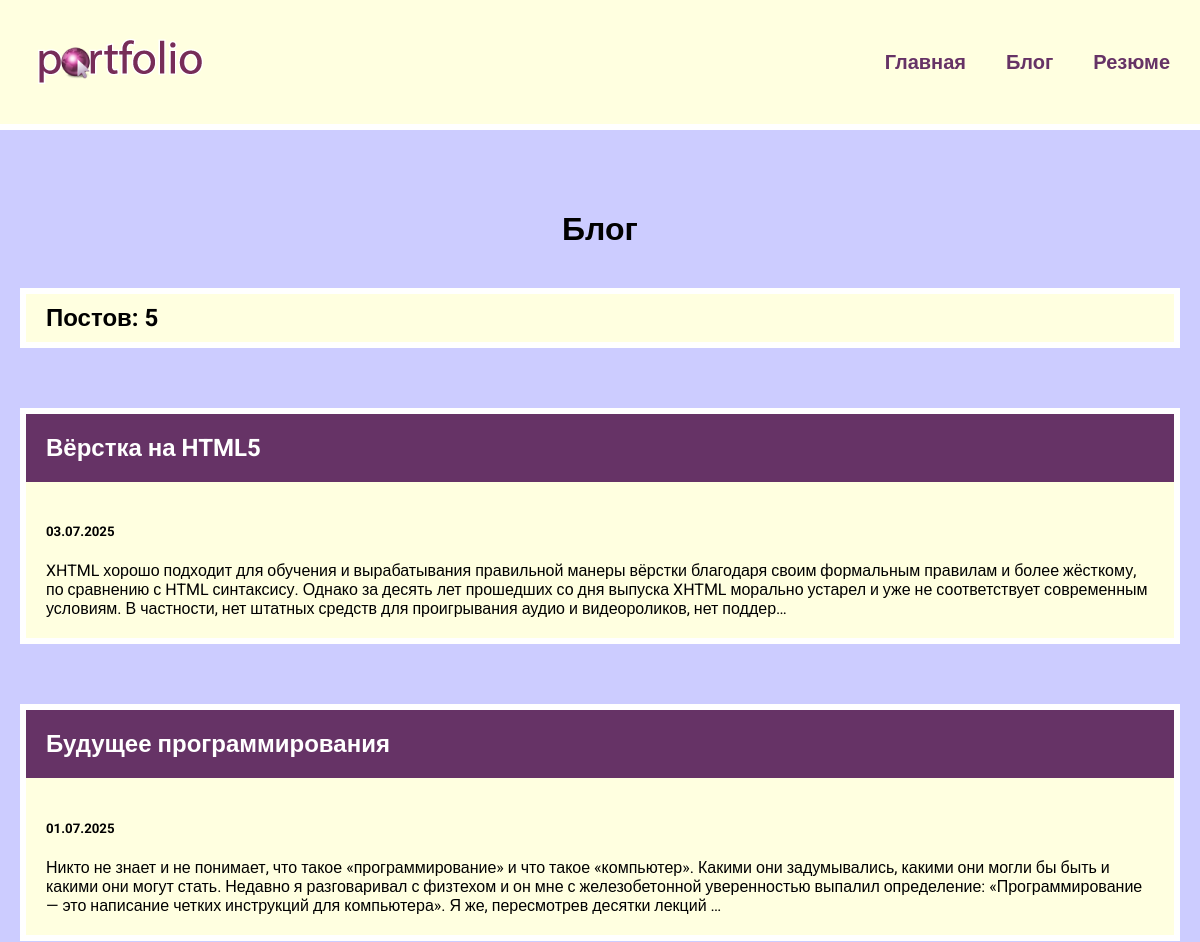
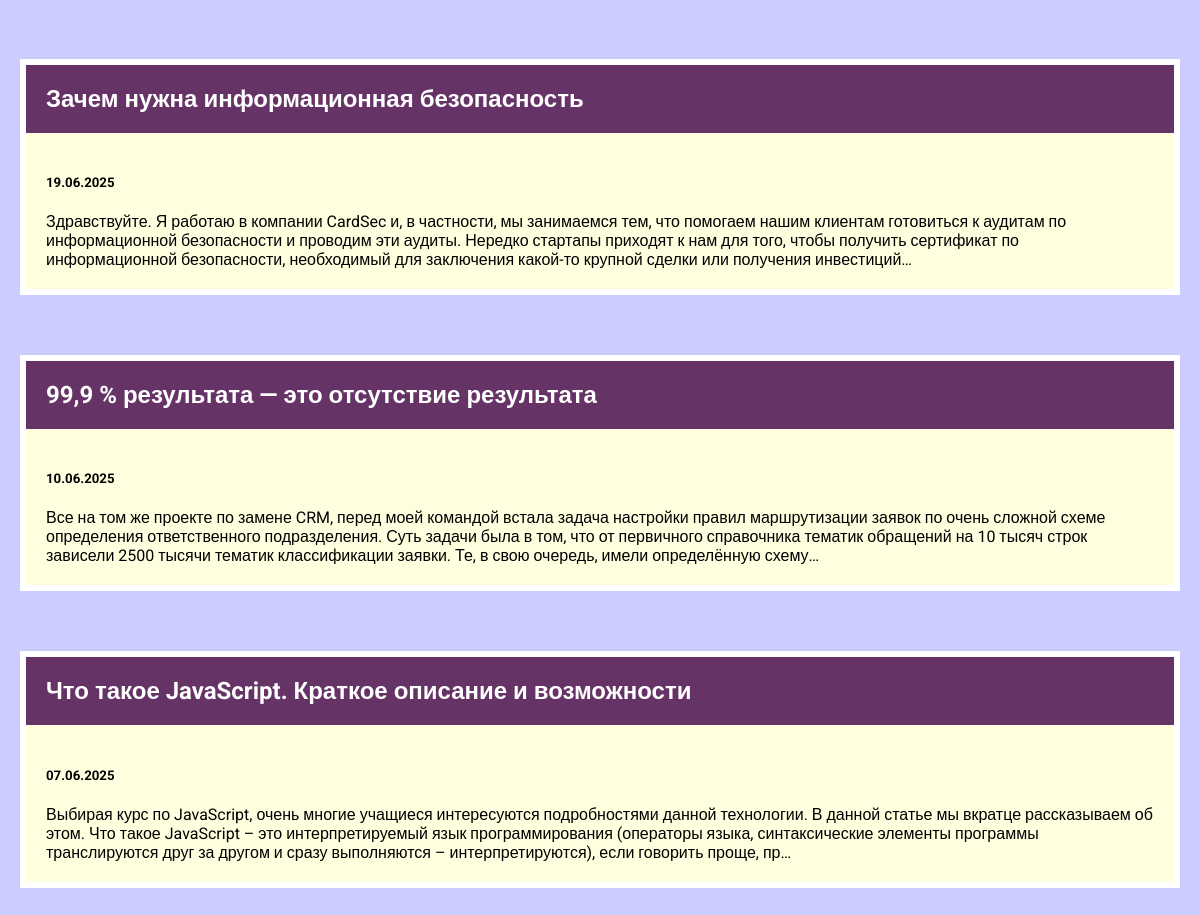
Screenshot of /blog/ with the database file from the repository (2 pictures, top to bottom).
### blog/models.py (models this page shows, shortened)
class Blog(models.Model):
    title = models.CharField(max_length=200)
    description = models.TextField()
    data = models.DateField()

### blog/views.py (the view)
# urls.py: path("", views.blogs, name="blogs"),
def blogs(request):
    blogs = Blog.objects.order_by("-data")
    return render(request, "blog/blogs.html", {"blogs": blogs})

### blog/templates/blog/blogs.html
{% extends 'skills/base.html' %}
{% load static %}
{% block content %}
<h1>Блог</h1>
<h2 class="count">Постов: {{ blogs.count }}</h2>
{% for blog in blogs %}
<div class="element">
    <h2 class="top">
        <a href="{% url 'detail' blog.id %}">{{ blog.title }}</a>
    </h2>
    <div class="blog_text">
        <h5>{{ blog.data|date:'d.m.Y' }}</h5>
        <div>{{ blog.description|striptags|truncatechars:360 }}</div>
    </div>
</div>
{% endfor %}
{% endblock %}

### skills/static/css/style.css (style rules this page uses)
body { font-family: "Roboto", sans-serif; background: #ccccff; padding: 0; margin: 0; }
.element, .count { flex-basis: 360px; background: lightyellow; border: 6px solid #fff; margin-bottom: 60px; }
h1 { text-align: center; margin: 60px 0 40px; }
h2 { text-align: center; margin: 20px 0; }
.top { background: #663366; margin: 0; }
.top a { color: #fff; text-decoration: none; padding: 20px; display: block; text-align: left; }
.blog_text { padding: 20px; box-sizing: border-box; }
.count { padding: 10px 20px; box-sizing: border-box; text-align: left; }

### rows the page displays
Blog: title "Вёрстка на HTML5", data "03.07.2025", description "XHTML хорошо подходит для обучения и вырабатывания правильной манеры вёрстки благодаря своим формальным правилам и более жёсткому, по сравнению с HTML синтаксису. Однако за десять лет прошедших со дня выпуска XHTML морально устарел и уже не соответствует современным условиям. В частности, нет штатных средств для проигрывания аудио и видеороликов, нет поддер…"
Blog: title "Будущее программирования", data "01.07.2025", description "Никто не знает и не понимает, что такое «программирование» и что такое «компьютер». Какими они задумывались, какими они могли бы быть и какими они могут стать. Недавно я разговаривал с физтехом и он мне с железобетонной уверенностью выпалил определение: «Программирование — это написание четких инструкций для компьютера». Я же, пересмотрев десятки лекций …"
Blog: title "Зачем нужна информационная безопасность", data "19.06.2025", description "Здравствуйте. Я работаю в компании CardSec и, в частности, мы занимаемся тем, что помогаем нашим клиентам готовиться к аудитам по информационной безопасности и проводим эти аудиты. Нередко стартапы приходят к нам для того, чтобы получить сертификат по информационной безопасности, необходимый для заключения какой-то крупной сделки или получения инвестиций…"
Blog: title "99,9 % результата — это отсутствие результата", data "10.06.2025", description "Все на том же проекте по замене CRM, перед моей командой встала задача настройки правил маршрутизации заявок по очень сложной схеме определения ответственного подразделения. Суть задачи была в том, что от первичного справочника тематик обращений на 10 тысяч строк зависели 2500 тысячи тематик классификации заявки. Те, в свою очередь, имели определённую схему…"
Blog: title "Что такое JavaScript. Краткое описание и возможности", data "07.06.2025", description "Выбирая курс по JavaScript, очень многие учащиеся интересуются подробностями данной технологии. В данной статье мы вкратце рассказываем об этом. Что такое JavaScript – это интерпретируемый язык программирования (операторы языка, синтаксические элементы программы транслируются друг за другом и сразу выполняются – интерпретируются), если говорить проще, пр…"

### other values shown
{{ blogs.count }} "5"
